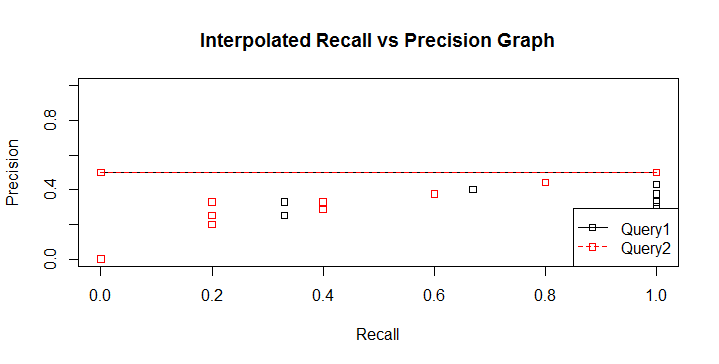

This figure's R source:
query_merge <- read.csv("QueryMerge.csv", header = TRUE)
query2 <- read.csv("Interpolated_query2.csv", header = TRUE)
query1 <- read.csv("Interpolated_query1.csv", header = TRUE)

query1$Recall
plot(query_merge$Recall, query_merge$Precision,xlab = "Recall", ylab = "Precision",ylim=c(0,1)
     ,main = "Interpolated Recall vs Precision Graph", pch=22, col = query_merge$Type)

lines(query1$Recall,query1$Precision,type = "o",col = "black", pch = 22, lty = 1)
lines(query2$Recall,query2$Precision,type = "o",col = "red", pch = 22 ,lty = 2)

legend("bottomright", c("Query1","Query2"), col=c("black", "red"),pch=22, lty=1:2)
